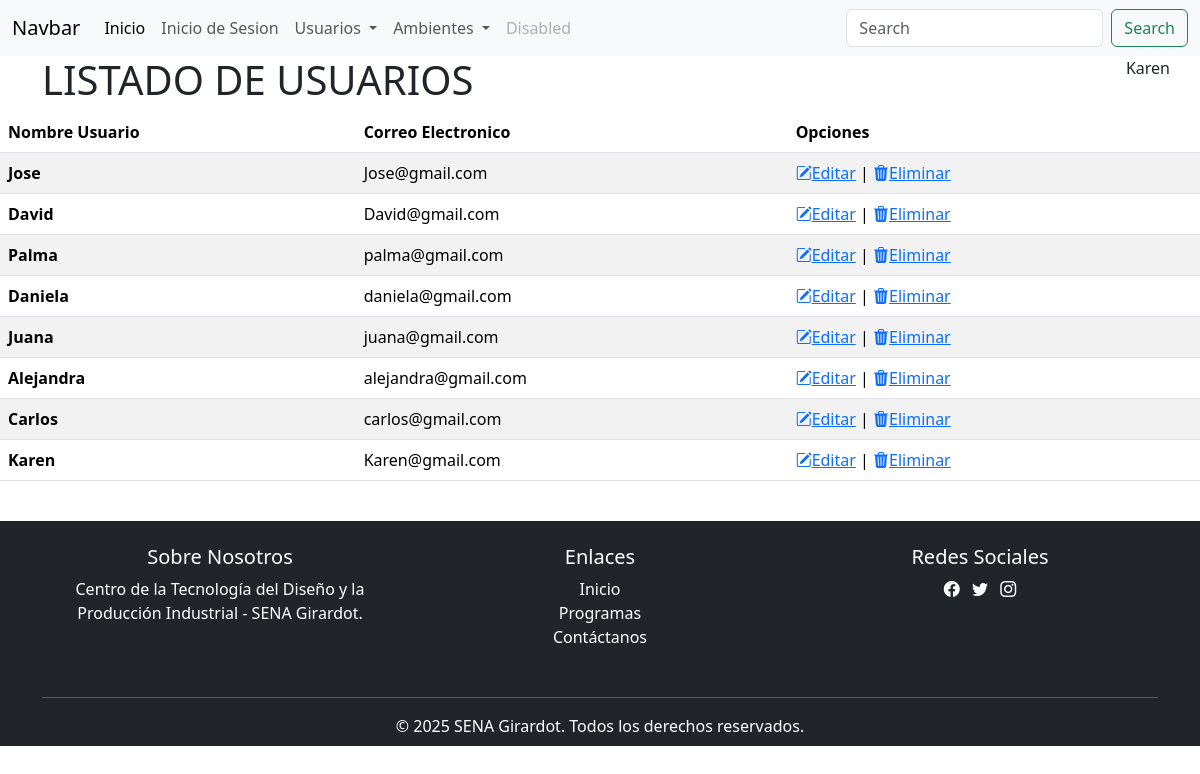
Page /usuarios/usuarios (signed in) on the committed database.
### tables this page shows
CREATE TABLE `usuarios` (
  `id` int NOT NULL,
  `nombre` varchar(60) NOT NULL,
  `email` varchar(80) NOT NULL,
  `password` text NOT NULL,
  `intentos` int NOT NULL DEFAULT '0'
);

### controllers/controlador.php (called while the page is built)
<?php
class Controlador
{
    public function cargarTemplate()
    {
        include 'views/template.php';
    }
    public function enlacesPaginasControlador()
    {
        $enlace = isset($_GET['action']) ? $_GET['action'] :'inicio';
        $carpeta = isset($_GET['dato']) ? $_GET['dato'] : null;
        $modelo = new EnlacesPaginasModelo();
        $rutaVista = $modelo->enlacesPaginas($enlace, $carpeta);
        include($rutaVista);
    }
}

### index.php (called while the page is built, shortened)
<?php
require_once 'controllers/controlador.php';
require_once 'controllers/usuariocontroller.php';
require_once 'models/usuariomodelo.php';
$controlador = new Controlador();
$controlador->cargarTemplate();
?>

### models/usuariomodelo.php (called while the page is built, shortened)
<?php
class UsuarioModelo extends Conexion
{
    public function listarUsuariosModelo()
    {
        $pdo = $this->conectar();
        $stmt = $pdo->prepare('SELECT * FROM usuarios ORDER BY id desc');
        $stmt->execute();
        $resultado = $stmt->fetchAll();
        return $resultado;
    }
}

### controllers/usuariocontroller.php (called while the page is built, shortened)
<?php
class UsuarioController
{
    public function listarUsuariosControlador()
    {
        $usuarioModelo = new UsuarioModelo();
        $resultado = $usuarioModelo->listarUsuariosModelo();
        return $resultado;
    }
}

### views/modules/usuarios/usuarios.php (the view, shortened to what this page needs)
<?php
$usuarioControlador = new UsuarioController();
$datos = $usuarioControlador->listarUsuariosControlador();
?>
<div class="container">
    <div class="row">
        <div class="col">
            <h1>LISTADO DE USUARIOS</h1>
        </div>
            <?php echo $_SESSION['nombreUsuario'] ?></div>
    </div>
    <table class="table table-striped">
        <thead>
            <tr>
                <th scope="col">Nombre Usuario</th>
                <th scope="col">Correo Electronico</th>
                <th scope="col">Opciones</th>
            </tr>
        </thead>
        <tbody>
            <?php
            foreach ($datos as $usuarios) {
            ?>
                <tr>
                    <th scope="row"><?php echo $usuarios['nombre'] ?></th>
                    <td><?php echo $usuarios['email'] ?></td>
                    <td>
                        <a href="<?php echo BASE_URL; ?>usuarios/editar/<?php echo $usuarios['id']; ?>"><i class="bi bi-pencil-square"></i>Editar</a>
                        |
                        <a href="#" onclick="eliminarUsuario(<?php echo $usuarios['id'] ?>)"><i class="bi bi-trash3-fill"></i>Eliminar</a></td>
                </tr>
            <?php
            }
            ?>
        </tbody>
    </table>

### views/template.php (shortened to what this page needs)
<!DOCTYPE html>
<html lang="en">
<head>
    <link rel="stylesheet" href="<?php echo BASE_URL; ?>views/css/bootstrap.min.css">
    <link rel="stylesheet" href="<?php echo BASE_URL; ?>views/css/bootstrap-icons.min.css">
</head>
<body>
    <header>
        <?php
        include("views/modules/navegacion.php");
        ?>
    </header>
    <section>
        <?php
        $controlador = new Controlador();
        $controlador->enlacesPaginasControlador();
        ?>
    </section>
    <footer class="bg-back text-white pt-4 pb-2">
        <?php include("views/modules/footer.php"); ?>
    </footer>
</body>
</html>

### views/modules/navegacion.php (shortened to what this page needs)
<nav class="navbar navbar-expand-lg bg-body-tertiary">
    <div class="container-fluid">
        <a class="navbar-brand" href="#">Navbar</a>
        <div class="collapse navbar-collapse" id="navbarSupportedContent">
            <ul class="navbar-nav me-auto mb-2 mb-lg-0">
                <li class="nav-item">
                    <a class="nav-link active" aria-current="page" href="<?php echo BASE_URL; ?>">Inicio</a>
                </li>
                <li class="nav-item">
                    <a class="nav-link" href="<?php echo BASE_URL; ?>usuarios/ingresar">Inicio de Sesion</a>
                </li>
                <li class="nav-item dropdown">
                    <a class="nav-link dropdown-toggle" href="#" role="button" data-bs-toggle="dropdown" aria-expanded="false">
                        Usuarios
                    </a>
                </li>
                <li class="nav-item dropdown">
                    <a class="nav-link dropdown-toggle" href="#" role="button" data-bs-toggle="dropdown"
                        aria-expanded="false">
                        Ambientes
                    </a>
                </li>
                <li class="nav-item">
                    <a class="nav-link disabled" aria-disabled="true">Disabled</a>
                </li>
            </ul>
            <form class="d-flex" role="search">
                <input class="form-control me-2" type="search" placeholder="Search" aria-label="Search" />
                <button class="btn btn-outline-success" type="submit">Search</button>
            </form>
        </div>
    </div>
</nav>

### views/modules/footer.php
<footer class="bg-dark text-white pt-4 pb-2">
    <div class="container text-center">
        <div class="row">
            <div class="col-md-4 mb-3">
                <h5>Sobre Nosotros</h5>
                <p>Centro de la Tecnología del Diseño y la Producción Industrial - SENA Girardot.</p>
            </div>
            <div class="col-md-4 mb-3">
                <h5>Enlaces</h5>
                <ul class="list-unstyled">
                    <li><a href="#" class="text-white text-decoration-none">Inicio</a></li>
                    <li><a href="#" class="text-white text-decoration-none">Programas</a></li>
                    <li><a href="#" class="text-white text-decoration-none">Contáctanos</a></li>
                </ul>
            </div>
            <div class="col-md-4 mb-3">
                <h5>Redes Sociales</h5>
                <a href="#" class="text-white me-2"><i class="bi bi-facebook"></i></a>
                <a href="#" class="text-white me-2"><i class="bi bi-twitter"></i></a>
                <a href="#" class="text-white"><i class="bi bi-instagram"></i></a>
            </div>
        </div>
        <hr class="bg-white">
        <p class="mb-0">&copy; 2025 SENA Girardot. Todos los derechos reservados.</p>
    </div>
</footer>

### rows in the picture
usuarios: nombre "Jose", email "Jose@gmail.com"
usuarios: nombre "David", email "David@gmail.com"
usuarios: nombre "Palma", email "palma@gmail.com"
usuarios: nombre "Daniela", email "daniela@gmail.com"
usuarios: nombre "Juana", email "juana@gmail.com"
usuarios: nombre "Alejandra", email "alejandra@gmail.com"
usuarios: nombre "Carlos", email "carlos@gmail.com"
usuarios: nombre "Karen", email "Karen@gmail.com"

### other values in the picture
$_SESSION['nombreUsuario'] "Karen"
